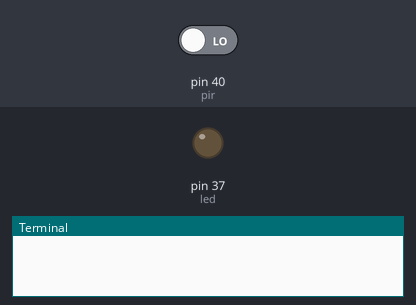
Recording of a program running on a simulated Raspberry Pi (header pin numbers). On the bench: output pins drawn as LEDs (lit = HIGH), the last lines printed to the terminal. The inputs (shaded band) are chosen by the test bench; at power-on: pin 40 (pir) LOW.

Above: at 1.2 s.
1.3 s: pin 40 (pir) driven HIGH
At 3.6 s:
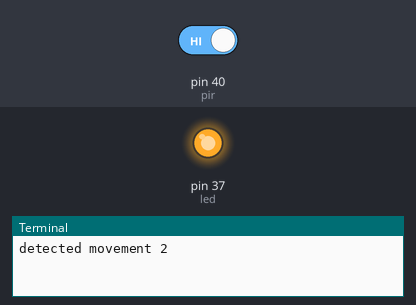
4.3 s: pin 40 (pir) driven LOW
At 5.6 s:
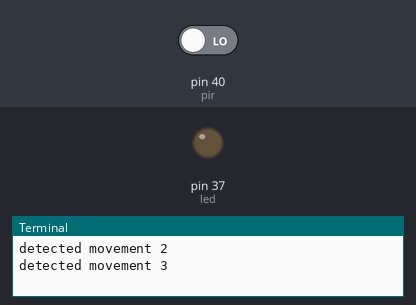
Timing chart, 0 to 7.3 s (numbered marks = the images above; inputs shaded):
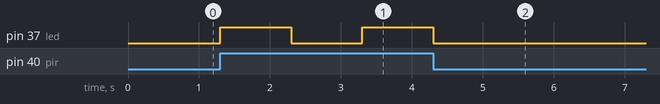

Measured:
- after the input at 1.3 s, pin 37 (led): LOW → HIGH at once, → LOW 1.0 s later, → HIGH 1.0 s later
- after the input at 4.3 s, pin 37 (led): goes on until 4.3 s, then stays LOW

The program:

motion.py
```python
# Uses a HC-SR501 sensor to detect movement output

import RPi.GPIO as GPIO
from time import sleep

GPIO.setmode(GPIO.BOARD)

# Alert LED
led = 37
GPIO.setup(led, GPIO.OUT)

# Passive Infrared output pin
pir = 40
GPIO.setup(pir, GPIO.IN)

curr_state = 0
counter = 1

def blink():
   GPIO.output(led, 1)
   sleep(1)
   GPIO.output(led, 0)

try:
    while True:
      curr_state = GPIO.input(pir)
      if curr_state == 1:
         counter += 1
         blink()
         print('detected movement' , counter)
         sleep(1)


except KeyboardInterrupt:
    GPIO.cleanup()
    print("\nExiting...\n")
```
